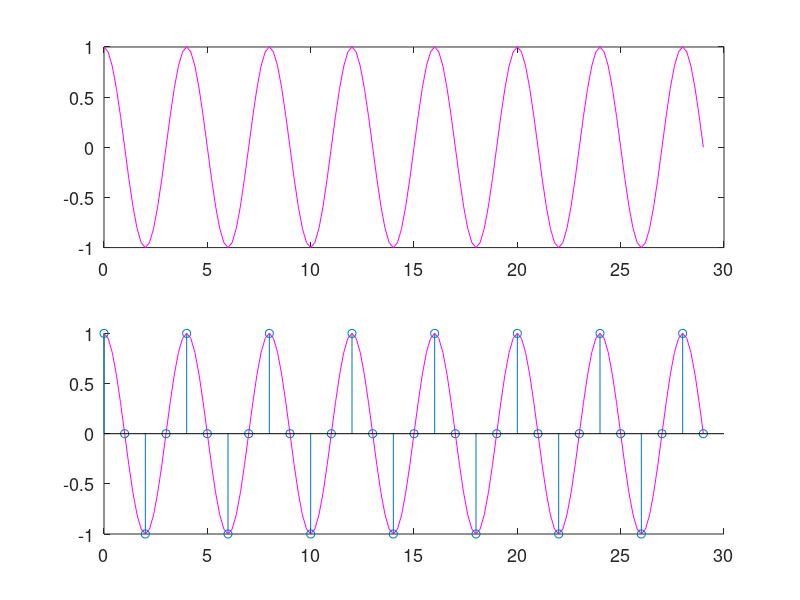
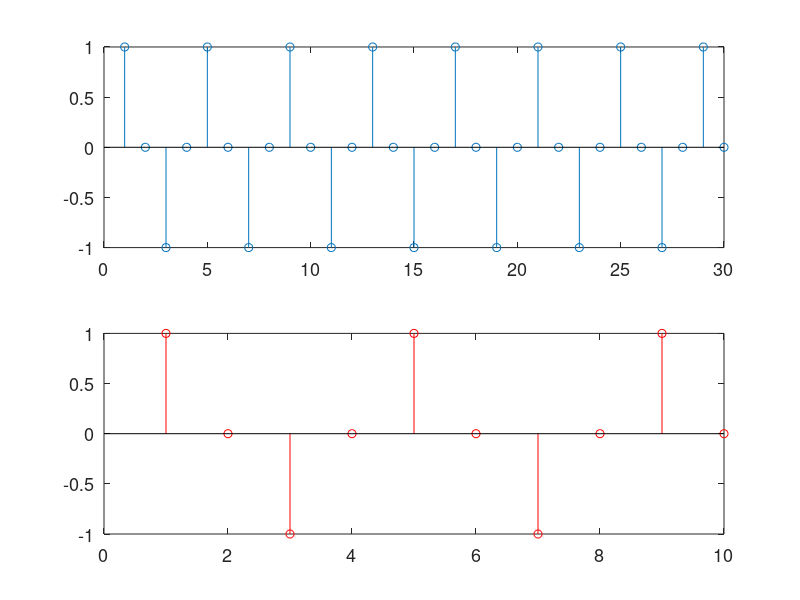
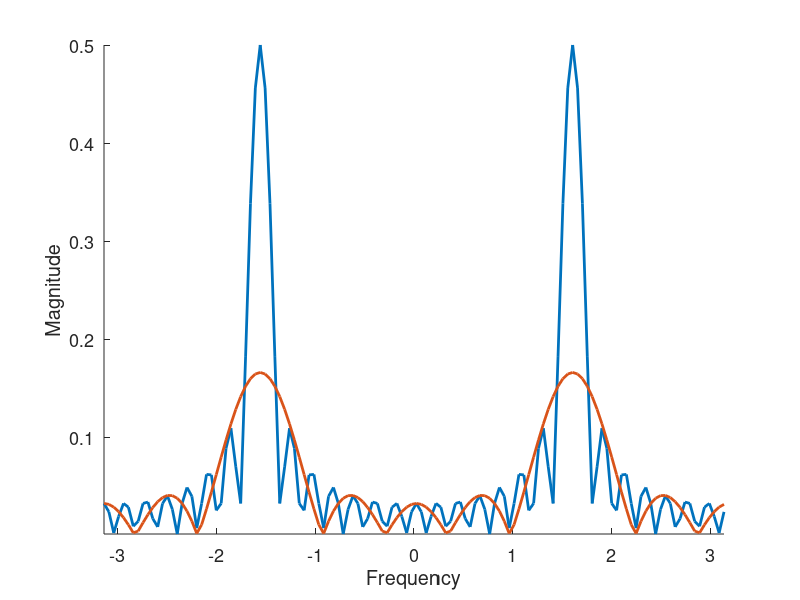

The MATLAB script that drew these images, in order:
% file: e9_6_cosine_downsampled_aliased3  time and frequency plots for cosine and downsampled-by-L cosine     
% downsample cos(0.5pi n) by factor L=3
% demonstrates aliasing of downsampling a signal that already is nearly undersampled
% The 0.5pi frequency downsamples to 0.5*pi*3 = 1.5pi, but replica of the
%  spectrum occurs at 1.5pi-2pi = -0.5pi = 0.5pi, the same as original signal
clear; close all; set(0,'defaultAxesFontSize',13);
L = 3;                 % downsampling (decimation) factor
N = 4;                 % N = 2*pi/W_0 = 4 samples per cycle
Nf = 30; Nfft=128;     % longer fft length improves resolution; x[n] is a pulse 30 samples=7.5 cycles long

nf = [0:1:Nf-1];  nfft=[0:1:Nfft-1];    
xf = cos(2*pi/N*nf);   % sampled signal

% plot continuous-time cosine overlaid with 4 samples/cycle
t = [0:0.2:Nf-1];      % 7.5 cycles of 100 Hz cosine = 75 msec
x = cos(2*pi/N*t);
figure, subplot (2,1,1); plot(t,x,'m'),
 subplot (2,1,2), hold on, plot(t,x,'m'), stem(nf,xf); hold off;

yf = xf(1:L:end);                 % y is x downsampled by factor L
ny = nf(1:L:end);
figure; subplot(2,1,1); stem(xf); subplot(2,1,2); stem(yf,'r');
Hx = ones(1,Nf);  %Hx = 0.54-0.46*cos(2*pi*[0:Nf-1]/(Nf-1));  % Rectangular or Hamming windows
Hy = ones(1,Nf/L);%Hy = 0.54-0.46*cos(2*pi*[0:Nf/L-1]/(Nf/L-1));

w = linspace(0,2*pi,Nfft);        % frequency omega range (0 to 2pi)
% calculate ffts (DFT)
fx = fft(xf.*Hx,Nfft); Fx = fftshift(fx);  % fftshift(): show plot with freq 0 in center
fy = fft(yf.*Hy,Nfft); Fy = fftshift(fy);  % using Hamming windows to reduce sidelobes
 
figure; hold on; axis tight;
 plot(w-pi,abs(Fx/Nf), 'LineWidth', 2), % scale ffts by sample count Nf to get proper magnitude 
 plot(w-pi,abs(Fy/Nf), 'LineWidth', 2), xlabel('Frequency'); ylabel('Magnitude')
